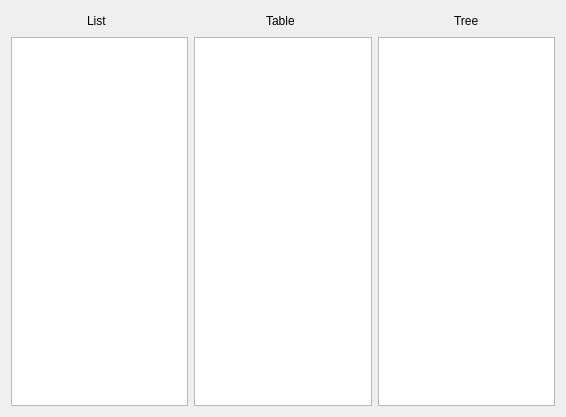
<?xml version="1.0" encoding="UTF-8"?>
<ui version="4.0">
 <class>Widget</class>
 <widget class="QWidget" name="Widget">
  <property name="geometry">
   <rect>
    <x>0</x>
    <y>0</y>
    <width>566</width>
    <height>417</height>
   </rect>
  </property>
  <property name="windowTitle">
   <string>Widget</string>
  </property>
  <layout class="QVBoxLayout" name="verticalLayout">
   <item>
    <layout class="QHBoxLayout" name="horizontalLayout">
     <item>
      <spacer name="horizontalSpacer">
       <property name="orientation">
        <enum>Qt::Orientation::Horizontal</enum>
       </property>
       <property name="sizeHint" stdset="0">
        <size>
         <width>40</width>
         <height>20</height>
        </size>
       </property>
      </spacer>
     </item>
     <item>
      <widget class="QLabel" name="label">
       <property name="text">
        <string>List</string>
       </property>
      </widget>
     </item>
     <item>
      <spacer name="horizontalSpacer_2">
       <property name="orientation">
        <enum>Qt::Orientation::Horizontal</enum>
       </property>
       <property name="sizeHint" stdset="0">
        <size>
         <width>40</width>
         <height>20</height>
        </size>
       </property>
      </spacer>
     </item>
     <item>
      <spacer name="horizontalSpacer_3">
       <property name="orientation">
        <enum>Qt::Orientation::Horizontal</enum>
       </property>
       <property name="sizeHint" stdset="0">
        <size>
         <width>40</width>
         <height>20</height>
        </size>
       </property>
      </spacer>
     </item>
     <item>
      <widget class="QLabel" name="label_2">
       <property name="text">
        <string>Table</string>
       </property>
      </widget>
     </item>
     <item>
      <spacer name="horizontalSpacer_4">
       <property name="orientation">
        <enum>Qt::Orientation::Horizontal</enum>
       </property>
       <property name="sizeHint" stdset="0">
        <size>
         <width>40</width>
         <height>20</height>
        </size>
       </property>
      </spacer>
     </item>
     <item>
      <spacer name="horizontalSpacer_5">
       <property name="orientation">
        <enum>Qt::Orientation::Horizontal</enum>
       </property>
       <property name="sizeHint" stdset="0">
        <size>
         <width>40</width>
         <height>20</height>
        </size>
       </property>
      </spacer>
     </item>
     <item>
      <widget class="QLabel" name="label_3">
       <property name="text">
        <string>Tree</string>
       </property>
      </widget>
     </item>
     <item>
      <spacer name="horizontalSpacer_6">
       <property name="orientation">
        <enum>Qt::Orientation::Horizontal</enum>
       </property>
       <property name="sizeHint" stdset="0">
        <size>
         <width>40</width>
         <height>20</height>
        </size>
       </property>
      </spacer>
     </item>
    </layout>
   </item>
   <item>
    <layout class="QHBoxLayout" name="horizontalLayout_2">
     <item>
      <widget class="QListView" name="listView"/>
     </item>
     <item>
      <widget class="QTableView" name="tableView"/>
     </item>
     <item>
      <widget class="QTreeView" name="treeView"/>
     </item>
    </layout>
   </item>
  </layout>
 </widget>
 <resources/>
 <connections/>
</ui>
